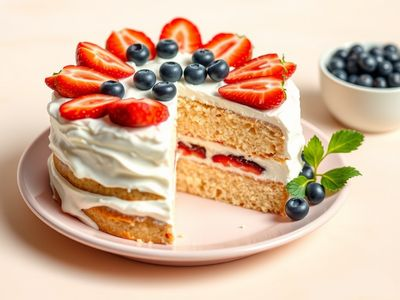
#> input picture images/cake-berry-400.jpg, 400 x 300 px, given in place of hero_2.png, which was not available
$ python optimize_images.py
#> lines starting #> are read from the running program, lines starting #| are printed output that depends on the picture
"""Готовит картинки для сайта: AVIF + WebP + JPG в нескольких ширинах (для srcset).
Запуск: python optimize_images.py  → результат в ../images/"""
import os
from PIL import Image

HERE = os.path.dirname(os.path.abspath(__file__))
SRC = os.path.join(HERE, "out")
DST = os.path.join(HERE, "..", "images")
os.makedirs(DST, exist_ok=True)

# имя на сайте: (исходник, ширины)
PICK = {
    "hero": ("hero_2.png", [480, 600, 800, 1024]),
    "cake-berry": ("cake-berry_2.png", [400, 600, 800]),
    "cake-choco": ("cake-choco_2.png", [400, 600, 800]),
    "cake-kids": ("cake-kids_2.png", [400, 600, 800]),
}

total = 0
for name, (src, widths) in PICK.items():
    im = Image.open(os.path.join(SRC, src)).convert("RGB")
#> im is the input picture: PIL image 400x300 RGB; mean R, G, B 213.4, 179.5, 153.6
    for w in widths:
        h = round(im.height * w / im.width)
        small = im.resize((w, h), Image.LANCZOS)
        for ext, opts in (("avif", dict(quality=55)), ("webp", dict(quality=78, method=6)),
                          ("jpg", dict(quality=80, optimize=True, progressive=True))):
            path = os.path.join(DST, f"{name}-{w}.{ext}")
            small.save(path, **opts)
            total += os.path.getsize(path)
            print(f"{os.path.basename(path):24s} {os.path.getsize(path) // 1024:4d} КБ")
#> this loop made 4 passes
#> pass 2, `small = im.resize((w, h), Image.LANCZOS)`:
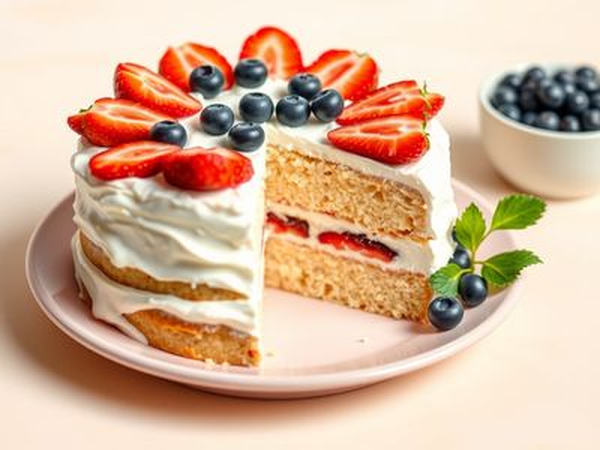
#> small: PIL image 600x450 RGB; mean R, G, B 213.3, 179.5, 153.6
#> after the loop, total = 2022140
#> pass 2 of the loop `for name, (src, widths) in PICK.items():`:
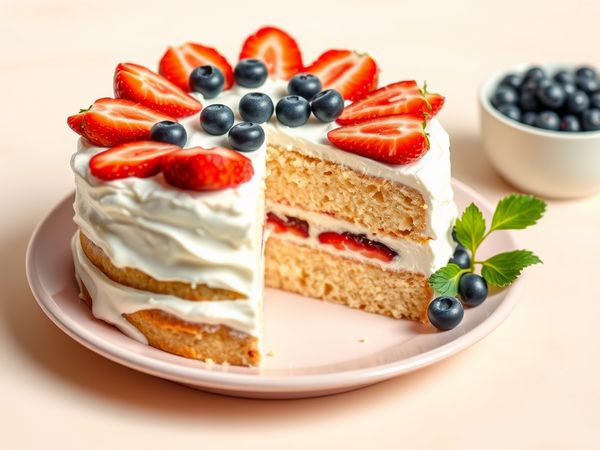
#> input picture images/cake-berry-600.jpg, 600 x 450 px, given in place of cake-berry_2.png, which was not available
#> im is the input picture: PIL image 600x450 RGB; mean R, G, B 213.6, 179.5, 153.6
#> the loop `for w in widths:` made 3 passes
#| cake-berry-400.avif       160 КБ
#| cake-berry-400.webp        14 КБ
#| cake-berry-400.jpg         21 КБ
#| cake-berry-600.avif       305 КБ
#| cake-berry-600.webp        23 КБ
#| cake-berry-600.jpg         38 КБ
#> (further printed lines are left out)
#> pass 1, `small = im.resize((w, h), Image.LANCZOS)`:
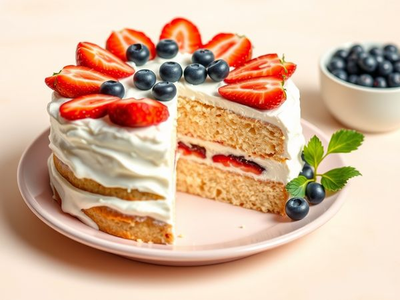
#> small: PIL image 400x300 RGB; mean R, G, B 213.6, 179.5, 153.6
#> after the loop `for w in widths:`: total = 3193276
#> (the run stopped early here; a loop or call above may not have finished)
